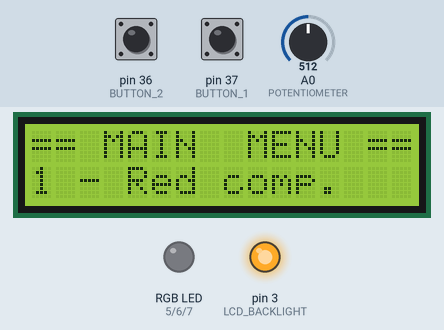
A sketch run on a simulated Arduino Mega 2560, built with avr-gcc and run on an emulated ATmega2560. Parts: 16×2 character LCD, an RGB LED mixed from three pins (HIGH = lit), output pins drawn as LEDs (lit = HIGH). Inputs (shaded band) come from the test bench; at power-on: pin 36 (BUTTON_2) LOW, pin 37 (BUTTON_1) LOW, A0 (POTENTIOMETER) = 512. Dim RGB values are drawn brighter than linear; pins used as bus, display or sensor lines are not drawn.

Above: at 3.2 s.
3.3 s: pin 36 (BUTTON_2) pulled HIGH for 0.15 s
At 4.1 s:
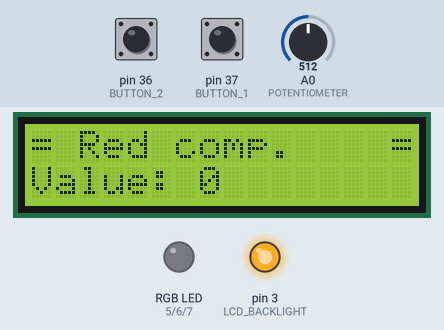
4.9 s: pin 36 (BUTTON_2) pulled HIGH for 1 s
At 6.9 s:
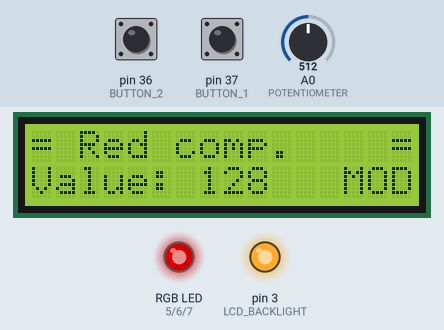
7.4 s: pin 36 (BUTTON_2) pulled HIGH for 0.15 s
At 8.4 s:
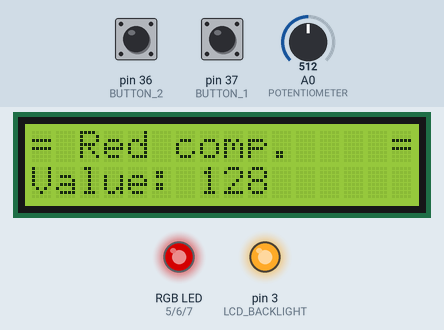
9.0 s: pin 37 (BUTTON_1) pulled HIGH for 1 s
At 10.9 s:
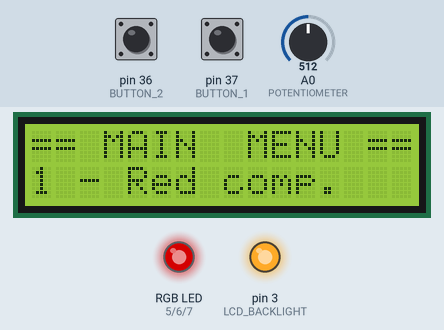
11.5 s: pin 37 (BUTTON_1) pulled HIGH for 0.15 s
At 12.7 s:
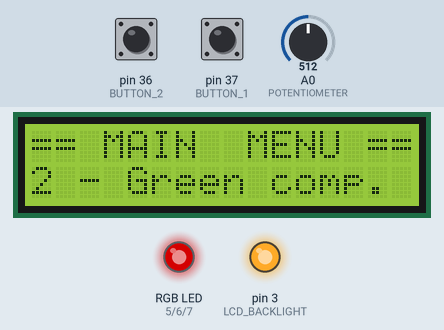
13.1 s: pin 37 (BUTTON_1) pulled HIGH for 0.15 s
At 14.0 s:
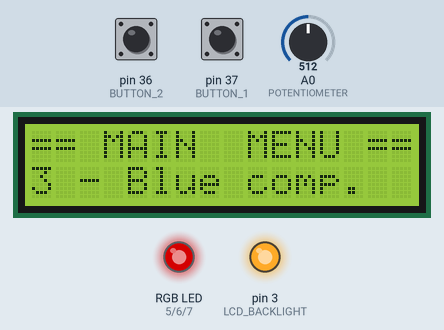
Timing chart, 0 to 15.7 s (numbered marks = the images above; inputs shaded):
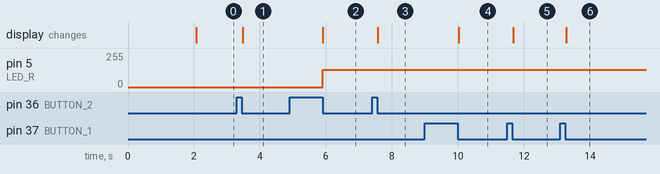

Measured:
- after the input at 3.3 s, the display: changes after 0.18 s (image 1)
- after the input at 4.9 s, pin 5 (LED_R): 0/255 → 128/255 after 1.0 s; the display: changes after 1.0 s (image 2)
- after the input at 7.4 s, the display: changes after 0.18 s (image 3)
- after the input at 9.0 s, the display: changes after 1.0 s (image 4)
- after the input at 11.5 s, the display: changes after 0.18 s (image 5)
- after the input at 13.1 s, the display: changes after 0.18 s (image 6)

The sketch:

SMART-Control-System.ino
```cpp
// (licence header left out)
#include <LiquidCrystal.h>

// LCD pins
#define LCD_RS 53
#define LCD_RW 52
#define LCD_E 51
#define LCD_D4 50
#define LCD_D5 49
#define LCD_D6 48
#define LCD_D7 47
#define LCD_CONTRAST 2
#define LCD_BACKLIGHT 3

// RGB Led pins
#define LED_R 5
#define LED_G 6
#define LED_B 7

// Buttons pins
#define BUTTON_1 37
#define BUTTON_2 36

// Potentiometer pin
#define POTENTIOMETER A0

// Time for "button long press"
#define BUTTON_TIME 300

LiquidCrystal lcd(LCD_RS, LCD_RW, LCD_E, LCD_D4, LCD_D5, LCD_D6, LCD_D7);
int main_menu_i = 0;
int user_choice = 0;
char* main_menu_index[] = {"Red comp.       ","Green comp.     ","Blue comp.       ",\
                            "Contrast        ","Backlight       "};
int tab_index=0;
int values[]= {0,0,0,95,255}; // Default values to set when turned on

void setup(){
  pinMode(LCD_BACKLIGHT,OUTPUT);
  pinMode(LCD_CONTRAST,OUTPUT);
  pinMode(LED_R,OUTPUT);
  pinMode(LED_G,OUTPUT);
  pinMode(LED_B,OUTPUT);

  pinMode(BUTTON_1,INPUT);
  pinMode(BUTTON_2,INPUT);

  pinMode(POTENTIOMETER,INPUT);

  digitalWrite(LCD_BACKLIGHT,HIGH);
  analogWrite(LCD_CONTRAST, values[3]);
  lcd.begin(16,2);

  start();
  delay(2000);
}

void start(){
  lcd.clear();
  lcd.setCursor(2,0);
  lcd.write("= RGB  LED =");
  lcd.setCursor(0,1);
  lcd.write("SMART MANAGEMENT");
}

int button_input_wait(){
  //return 0 is BUTTON_1 quick press
  //return 1 is BUTTON_1 long press
  //return 2 is BUTTON_2 quick press

  while(1){
    if(digitalRead(BUTTON_1)){
      int i = 0;
      while(digitalRead(BUTTON_1)&&i<BUTTON_TIME){
        i++;delay(1);
      }
      if(i<BUTTON_TIME) return 0;
      while(digitalRead(BUTTON_1)){}
      return 1;
    }
    if(digitalRead(BUTTON_2)){
      while((digitalRead(BUTTON_2))){}
      return 2;
    }
  }
}

int potentiometer_in(){
  return analogRead(POTENTIOMETER)*0.25;
}

void set_out(){
  analogWrite(LED_R,values[0]);
  analogWrite(LED_G,values[1]);
  analogWrite(LED_B,values[2]);
  analogWrite(LCD_CONTRAST, values[3]);
  analogWrite(LCD_BACKLIGHT, values[4]);
}

//========================================================================

void loop() {
  while(tab_index==0){
    lcd.clear();
    lcd.write("== MAIN  MENU ==");
    lcd.setCursor(0,1);
    lcd.print(main_menu_i+1);
    lcd.print(" - ");
    lcd.print(main_menu_index[main_menu_i]);

    user_choice = button_input_wait();
    switch (user_choice) {
      case 0: main_menu_i = (main_menu_i+1)%5; break;
      case 2: tab_index=1; break;
      default: break;
    }
    set_out();
    delay(20);
  }

  while(tab_index==1){
    lcd.clear();
    lcd.print("= ");
    lcd.print(main_menu_index[main_menu_i]);
    lcd.setCursor(15,0);
    lcd.print("=");
    lcd.setCursor(0,1);
    lcd.write("Value:     ");
    lcd.setCursor(7,1);
    lcd.print(values[main_menu_i]);

    user_choice = button_input_wait();
    switch (user_choice) {
      case 1: tab_index=0; break;
      case 2:
        while(!digitalRead(BUTTON_2)){
          values[main_menu_i] = potentiometer_in();
          lcd.setCursor(0,1);
          lcd.write("Value:       MOD");
          lcd.setCursor(7,1);
          lcd.print(values[main_menu_i]);
          set_out();
          delay(150);
        }
        while(digitalRead(BUTTON_2)){}
      default: break;
    }
    set_out();
    delay(20);
  }
}
```
